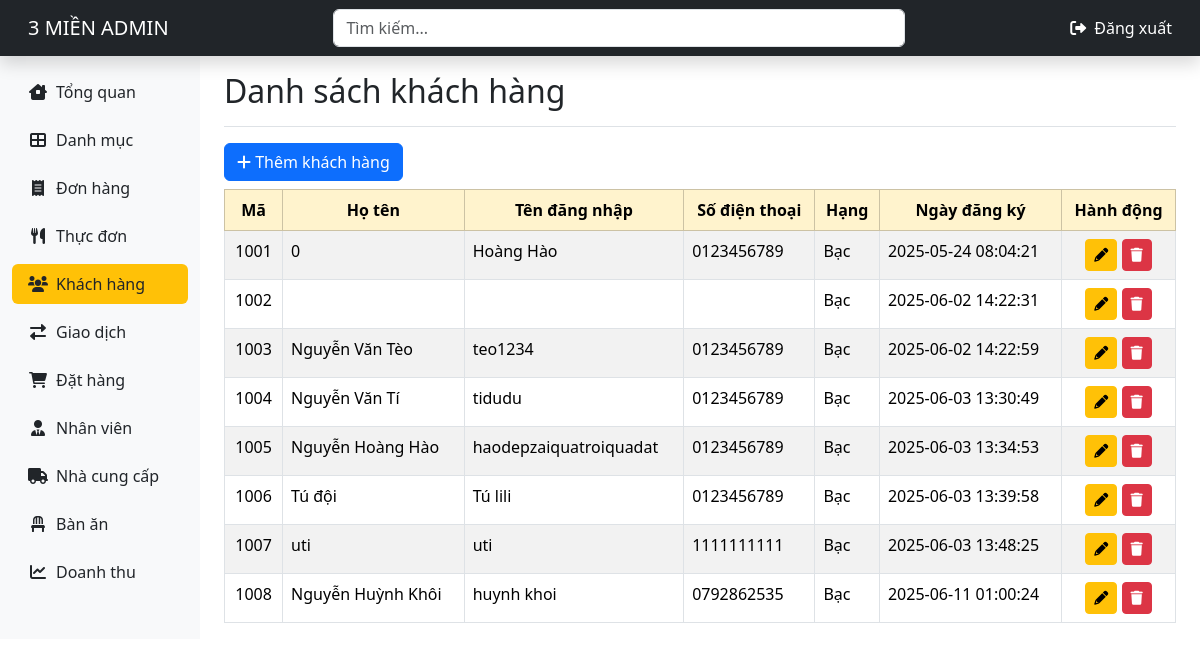
/admin/pages/customers/index.php, run on the app's committed database.
### tables this page shows
CREATE TABLE IF NOT EXISTS `customers` (
  `id` int(11) NOT NULL AUTO_INCREMENT,
  `fullname` varchar(250) DEFAULT NULL,
  `username` varchar(100) DEFAULT NULL,
  `password` varchar(100) DEFAULT NULL,
  `phone` varchar(15) DEFAULT NULL,
  `created_at` timestamp NOT NULL DEFAULT current_timestamp(),
  `rank_id` int(11) DEFAULT 1,
  PRIMARY KEY (`id`),
  KEY `rank_id` (`rank_id`),
  CONSTRAINT `customers_ibfk_1` FOREIGN KEY (`rank_id`) REFERENCES `ranks` (`id`)
);

CREATE TABLE IF NOT EXISTS `ranks` (
  `id` int(11) NOT NULL AUTO_INCREMENT,
  `name` varchar(50) NOT NULL,
  `min_spent` decimal(10,2) DEFAULT NULL,
  `benefits` text DEFAULT NULL,
  PRIMARY KEY (`id`),
  UNIQUE KEY `name` (`name`)
);

### admin/pages/customers/index.php (the view, shortened to what this page needs)
<!DOCTYPE html>
<html lang="en">
<head>
    <?php
    include_once __DIR__ . '/../../../layouts/style.php';
    ?>
</head>
<body>
    <?php
    include_once __DIR__ . '/../../layouts/header.php'
    ?>
    <div class="container-fluid">
        <div class="row">
            <?php
            include_once __DIR__ . '/../../layouts/sidebar.php'
            ?>
            <main class="col-md-9 ms-sm-auto col-lg-10 px-md-4">
                <div class="d-flex justify-content-between flex-wrap flex-md-nowrap align-items-center pt-3 pb-2 mb-3 border-bottom">
                    <h1 class="h2">Danh sách khách hàng</h1>
                </div>
                <?php
                include_once __DIR__ . '/../../../dbconnect.php';
                    $sql = "SELECT c.id, c.fullname, c.username, c.phone, c.created_at, r.name AS rank_name
                            FROM customers c
                            JOIN ranks r ON c.rank_id = r.id
                            ORDER BY c.created_at ASC";
                    $result = mysqli_query($conn, $sql);
                    $arrCustomers = [];
                    while ($row = mysqli_fetch_array($result, MYSQLI_ASSOC)) {
                        $arrCustomers[] = $row;
                    }
                ?>
                    <a href="create.php" class="btn btn-primary mb-2"><i class="fa-solid fa-plus"></i> Thêm khách hàng</a>
                    <table class="table table-striped table-bordered">
                        <thead class="table-warning text-center">
                            <tr>
                                <th>Mã</th>
                                <th>Họ tên</th>
                                <th>Tên đăng nhập</th>
                                <th>Số điện thoại</th>
                                <th>Hạng</th>
                                <th>Ngày đăng ký</th>
                                <th>Hành động</th>
                            </tr>
                        </thead>
                        <tbody>
                            <?php foreach ($arrCustomers as $cus): ?>
                                <tr>
                                    <td class="text-center"><?= $cus['id'] ?></td>
                                    <td><?= htmlspecialchars($cus['fullname']) ?></td>
                                    <td><?= htmlspecialchars($cus['username']) ?></td>
                                    <td><?= htmlspecialchars($cus['phone']) ?></td>
                                    <td><?= htmlspecialchars($cus['rank_name']) ?></td>
                                    <td><?= $cus['created_at'] ?></td>
                                    <td class="text-center">
                                        <a href="edit.php?id=<?= $cus['id'] ?>" class="btn btn-warning btn-sm">
                                            <i class="fa-solid fa-pencil"></i>
                                        </a>
                                        <a href="delete.php?id=<?= $cus['id'] ?>" class="btn btn-danger btn-sm" onclick="return confirm('Bạn có chắc chắn muốn xóa?')">
                                            <i class="fa-solid fa-trash"></i>
                                        </a>
                                    </td>
                                </tr>
                            <?php endforeach; ?>
                        </tbody>
                    </table>
                </div>
        </div>
</body>
</html>

### data on the page
customers: id "1001", fullname "0", username "Hoàng Hào", phone "0123456789", rank.name "Bạc", created_at "2025-05-24 08:04:21"
customers: id "1002", rank.name "Bạc", created_at "2025-06-02 14:22:31"
customers: id "1003", fullname "Nguyễn Văn Tèo", username "teo1234", phone "0123456789", rank.name "Bạc", created_at "2025-06-02 14:22:59"
customers: id "1004", fullname "Nguyễn Văn Tí", username "tidudu", phone "0123456789", rank.name "Bạc", created_at "2025-06-03 13:30:49"
customers: id "1005", fullname "Nguyễn Hoàng Hào", username "haodepzaiquatroiquadat", phone "0123456789", rank.name "Bạc", created_at "2025-06-03 13:34:53"
customers: id "1006", fullname "Tú đội", username "Tú lili", phone "0123456789", rank.name "Bạc", created_at "2025-06-03 13:39:58"
customers: id "1007", fullname "uti", username "uti", phone "1111111111", rank.name "Bạc", created_at "2025-06-03 13:48:25"
customers: id "1008", fullname "Nguyễn Huỳnh Khôi", username "huynh khoi", phone "0792862535", rank.name "Bạc", created_at "2025-06-11 01:00:24"
